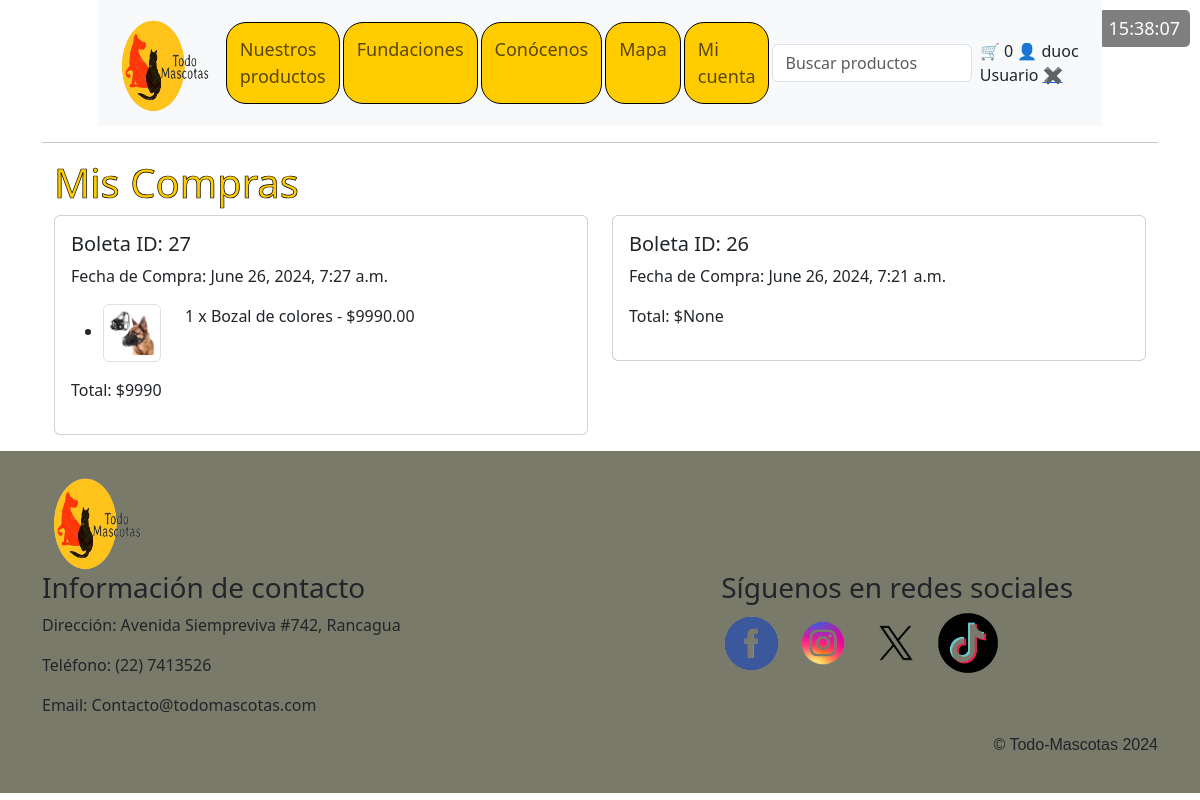
Screenshot of /mis_boletas/ (signed in) with the database file from the repository.
### core/models.py (models this page shows, shortened)
class BoletaCompra(models.Model):
    usuario = models.ForeignKey(User, on_delete=models.CASCADE)
    fecha_compra = models.DateTimeField(auto_now_add=True)
    estado_pedido = models.CharField(max_length=20, default='recibido')

class DetalleCompra(models.Model):
    producto = models.ForeignKey(Producto, on_delete=models.CASCADE)
    cantidad = models.PositiveIntegerField()
    subtotal = models.DecimalField(max_digits=10, decimal_places=2)
    boletacompra = models.ForeignKey(BoletaCompra, on_delete=models.CASCADE, related_name='detalles')

class Producto(models.Model):
    nombre = models.CharField(max_length=100)
    descripcion = models.TextField()
    precio = models.PositiveIntegerField()  # Cambiado a PositiveIntegerField
    imagen = models.ImageField(upload_to='productos/', null=True, blank=True)
    stock = models.PositiveIntegerField(default=0)

### core/views.py (the view)
# urls.py: path('mis_boletas/', views.mis_boletas, name='mis_boletas'),
@login_required
def mis_boletas(request):
    boletas = BoletaCompra.objects.filter(usuario=request.user).order_by('-fecha_compra')
    for boleta in boletas:
        detalles = boleta.detalles.all()
        total_boleta = detalles.aggregate(total=Sum('subtotal'))['total']
        boleta.total_boleta = total_boleta
    return render(request, 'mis_boletas.html', {'boletas': boletas})

### core/templates/mis_boletas.html (shortened to what this page needs)
{% extends 'base.html' %}
{% block content %}
<div class="container">
    <h2 class="titu8">Mis Compras</h2>
    {% if boletas %}
        <div class="row">
            {% for boleta in boletas %}
                <div class="col-md-6">
                    <div class="card mb-3">
                        <div class="card-body">
                            <h5 class="card-title">Boleta ID: {{ boleta.id }}</h5>
                            <p class="card-text">Fecha de Compra: {{ boleta.fecha_compra }}</p>
                            <ul>
                                {% for detalle in boleta.detalles.all %}
                                    <li>
                                        <div class="row">
                                            <div class="col-md-2">
                                                <img src="{{ detalle.producto.imagen.url }}" alt="{{ detalle.producto.nombre }}" class="img-thumbnail">
                                            </div>
                                            <div class="col-md-10">
                                                {{ detalle.cantidad }} x {{ detalle.producto.nombre }} - ${{ detalle.subtotal }}
                                            </div>
                                        </div>
                                    </li>
                                {% endfor %}
                            </ul>
                            <p>Total: ${{ boleta.total_boleta }}</p>
                        </div>
                    </div>
                </div>
            {% endfor %}
        </div>
    {% else %}
        <p>No tienes boletas de compra.</p>
    {% endif %}
</div>
{% endblock %}

### core/templates/base.html (shortened to what this page needs)
<!DOCTYPE html>
<html lang="en">
<head>
    {% load static %}
    <link rel="stylesheet" href="{% static 'Css/Estilos.css' %}">
    <link href="https://cdn.jsdelivr.net/npm/bootstrap@5.3.3/dist/css/bootstrap.min.css" rel="stylesheet">
</head>
<body>
    <main class="container">
        <span id="reloj" class="reloj"></span>
        <nav class="navbar navbar-expand-lg navbar-light bg-light">
            <div class="container-fluid">
                <a href="{% url 'Index' %}" class="navbar-brand" style="display: flex;">
                    <img class="imglogo" src="{% static 'img/todo mascotas.png' %}">
                </a>
                <div class="collapse navbar-collapse" id="opciones">
                    <ul class="navbar-nav me-auto mb-2 mb-lg-0">
                        <li class="nav-item">
                            <a class="nav-link" href="{% url 'Nuestros-productos' %}">Nuestros productos</a>
                        </li>
                        <li class="nav-item">
                            <a class="nav-link" href="{% url 'Fundaciones' %}"> Fundaciones</a>
                        </li>
                        <li class="nav-item">
                            <a class="nav-link" id="link-conocenos" href="{% url 'Index' %}#conocenos">Conócenos</a>
                        </li>
                        <li class="nav-item">
                            <a class="nav-link" href="{% url 'Mapa' %}">Mapa</a>
                        </li>
                        {% if user.is_authenticated and not user.is_staff  %}
                            <li class="nav-item">
                                <a class="nav-link" href="{% url 'micuenta' %}">Mi cuenta</a>
                            </li>
                        {% endif %}
                    </ul>
                </div>
                <div class="d-flex align-items-center">
                    <input class="barrabusqueda form-control me-2" type="text" id="busqueda" placeholder="Buscar productos">
                    <div class="ccompra">
                        {% if user.is_authenticated and not user.is_staff %}
                            <a id="carrito-link" href="{% url 'carrito' %}" style="text-decoration: none;">
                                <span id="carrito-icono">&#128722;</span>
                            </a>
                            <span id="carrito-contador">{{ request.session.carrito_total|default:0 }}</span>
                        {% endif %}
                        <span id="usuario-icono">&#128100;</span>
                        {% if user.is_authenticated %}
                            <span id="nombre-usuario">{{ user.username }}</span>
                            <span id="usuario-info">{% if user.is_staff %}Admin{% else %}Usuario{% endif %}</span>
                            <a id="cerrar-sesion" href="{% url 'logout' %}">&#10006;</a>
                        {% else %}
                            <span id="nombre-usuario">Invitado</span>
                        {% endif %}
                    </div>
                </div>
            </div>
        </nav>
        <hr>
    {% block content %}
    {% endblock %}
    </main>
    <div class="footercon">
    <footer class="footer">
        <div class="container">
            <div class="col-lg-2">
                <a href="{% url 'Index' %}">
                <img class="logo" src="{% static 'Img/todo mascotas.png' %}" alt="logotodomascotas">
                </a>
            </div>
            <div class="row">
                <div class="col-md-6">
                    <div class="info">
                        <h3>Información de contacto</h3>
                        <p>Dirección: Avenida Siempreviva #742, Rancagua</p>
                        <p>Teléfono: (22) 7413526</p>
                        <p>Email: Contacto@todomascotas.com</p>
                    </div>
                </div>
                <div class="col-md-6">
                    <div class="info1">
                        <h3>Síguenos en redes sociales</h3>
                            <ul class="list-inline">
                                <li class="list-inline-item"><a href="https://www.facebook.com/?locale=es_LA"><img class="imgfoo" src="{% static 'Img/img-footer-facebook.png' %}" alt="Facebook"></a></li>
                                <li class="list-inline-item"><a href="https://www.instagram.com"><img class="imgfoo" src="{% static 'Img/img-footer-instagram.png' %}" alt="Instagram"></a></li>
                                <li class="list-inline-item"><a href="https://twitter.com/?lang=es"><img class="imgfoo" src="{% static 'Img/img-footer-X.png' %}" alt="X"></a></li>
                                <li class="list-inline-item"><a href="https://www.tiktok.com/es/"><img class="imgfoo" src="{% static 'Img/img-footer-tiktok.png' %}" alt="Tiktok"></a></li>
                            </ul>
                    </div>
                </div>
                <p class="fooparra">&copy; Todo-Mascotas 2024</p>
            </div>
        </div>
    </footer>
    </div>
</body>
</html>

### core/static/Css/Estilos.css (style rules this page uses)
body { background-color: white; }
.nav-item { background-color: rgb(255, 204, 0); font-size: large; margin-right: 3px; border: 1px solid black; border-radius: 20px; padding: 5px; }
.imglogo { width: 100px; height: 100px; margin-left: auto; }
.barrabusqueda { margin-left: auto; margin-right: 15px; display: flex; align-items: center; }
.ccompra { margin-left: auto; }
.titu8 { font-size: 250%; color :rgb(255, 204, 0); -webkit-text-stroke: 0.7px black; }
.footer { background-color: #7a7a6a; padding: 50px; height: 300 px; width: 100%; }
.imgfoo { height: 60px; width: 60px; }
.logo { height: 100px; width: 100px; border: #f00505; }
.fooparra { text-align: right; font-family: 'Franklin Gothic Medium', 'Arial Narrow', Arial, sans-serif; }
.footercon { display: flex; align-items: center; max-width: 100%; }
.info1 { text-justify: top; margin-left: 20%; }
.card { height: 400px; overflow: hidden; }
.card-body { max-height: 400px; overflow: auto; }
.reloj { position: fixed; top: 10px; right: 10px; color: #ffffff; font-size: 18px; background-color: rgba(0, 0, 0, 0.5); padding: 5px 10px; border-radius: 5px; }
@media screen and (max-width: 1200px) { .navbar { padding: 10px; max-width: 90%; margin: 0 auto; } }
@media screen and (max-width: 1200px) { .card { height: auto; margin-bottom: 20px; } }
@media screen and (max-width: 1200px) { .card-body { max-height: none; overflow: visible; } }
@media screen and (max-width: 1200px) { .footer { padding: 20px; max-width: 100%; margin: 0 auto; } }

### rows the page displays
BoletaCompra: id "27", fecha_compra "June 26, 2024, 7:27 a.m.", total_boleta "9990"
DetalleCompra: producto.imagen (picture), cantidad "1", producto.nombre "Bozal de colores", subtotal "9990.00"
BoletaCompra: id "26", fecha_compra "June 26, 2024, 7:21 a.m.", total_boleta "None"

### other values shown
{{ request.session.carrito_total|default:0 }} "0"
{{ user.username }} "duoc"
